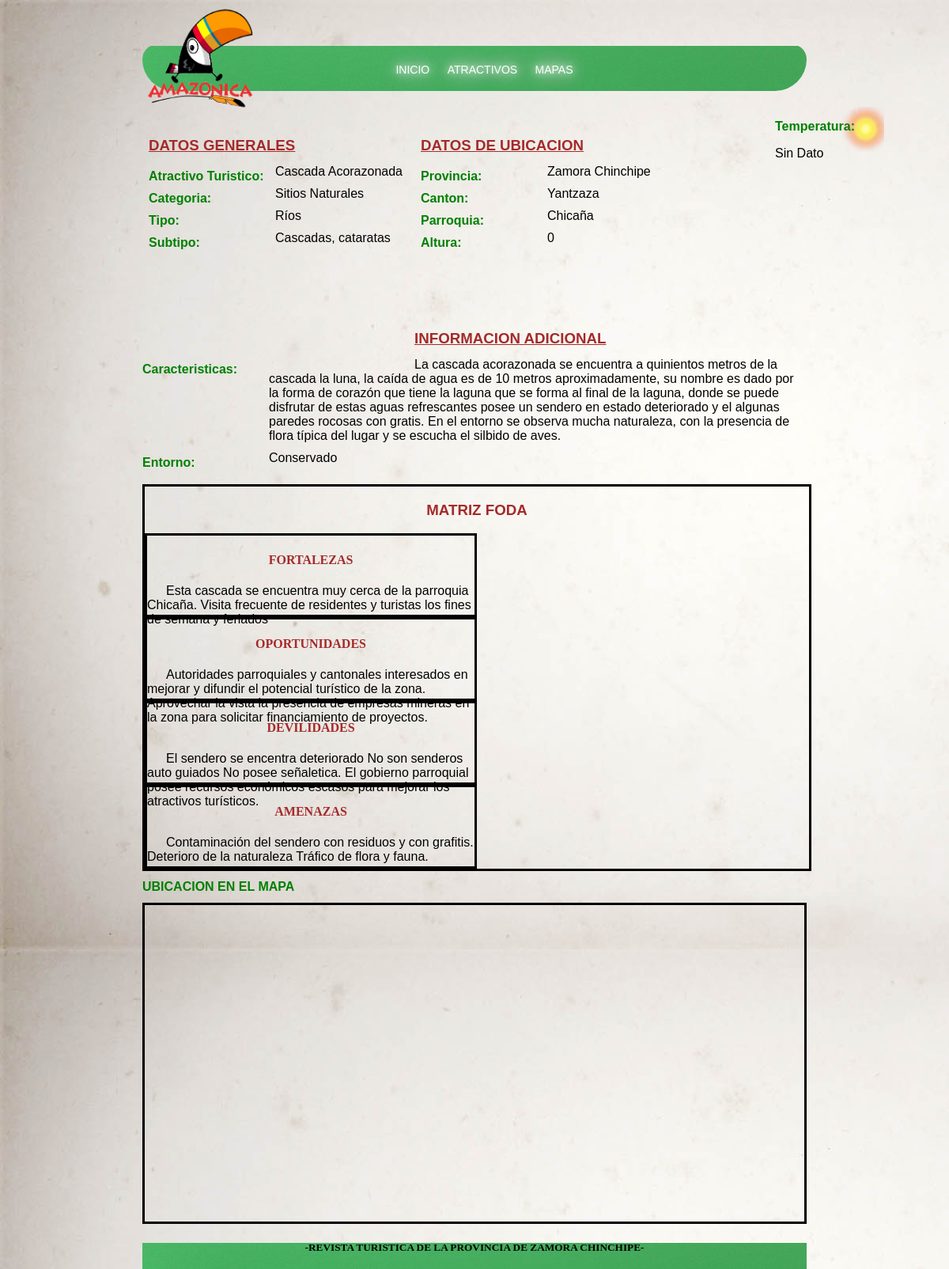
The app's page /Turismo/includes/detellatractivo.php?id=23 with its own data.
### tables this page shows
CREATE TABLE IF NOT EXISTS `Atractivo_Turistico` (
  `ID_Atractivo_Turistico` int(11) NOT NULL AUTO_INCREMENT,
  `Atractivo_Nombre` varchar(150) NOT NULL,
  `Atractivo_lat` varchar(50) DEFAULT NULL,
  `Atractivo_log` varchar(50) DEFAULT NULL,
  `Atractivo_Altura` int(10) DEFAULT NULL,
  `Atractivo_Temperatura` varchar(10) DEFAULT NULL,
  `Atractivo_Pluviometrica` varchar(100) DEFAULT NULL,
  `Atractivo_Caracteristicas` text,
  `Atractivo_Fortalezas` text,
  `Atractivo_Debilidades` text,
  `Atractivo_Ventajas` text,
  `Atractivo_Amenazas` text,
  `Calle` varchar(200) DEFAULT NULL,
  `Numero` int(11) DEFAULT NULL,
  `Transversal` varchar(200) DEFAULT NULL,
  `Conservacion_Usos` text,
  `Concervacion_Estado` varchar(50) DEFAULT NULL,
  `Estado_Conser_Causas` text,
  `Entorno_Estado` text,
  `Esta_Entor_Causas` text,
  PRIMARY KEY (`ID_Atractivo_Turistico`)
);

CREATE TABLE IF NOT EXISTS `Atractivo_Categoria` (
  `ID_Atractivo_Categoria` int(10) NOT NULL AUTO_INCREMENT,
  `A_Categoria` mediumtext,
  `Detalle_A_Categoria` varchar(150) DEFAULT NULL,
  PRIMARY KEY (`ID_Atractivo_Categoria`)
);

CREATE TABLE IF NOT EXISTS `Atractivo_Tipo` (
  `ID_Atrat_tipo` int(10) NOT NULL AUTO_INCREMENT,
  `ID_Atractivo_Categoria` int(10) DEFAULT NULL,
  `Categoria_Tipo` varchar(100) DEFAULT NULL,
  `Descripcion_cat_tipo` varchar(150) DEFAULT NULL,
  PRIMARY KEY (`ID_Atrat_tipo`),
  KEY `FK_Reference_33` (`ID_Atractivo_Categoria`)
);

CREATE TABLE IF NOT EXISTS `Atractivo_Subtipo` (
  `ID_Atractivo_Subtipo` int(10) NOT NULL AUTO_INCREMENT,
  `ID_Atrat_tipo` int(10) DEFAULT NULL,
  `A_Subtipo` varchar(50) DEFAULT NULL,
  `Detalle_A_Subtipo` varchar(100) DEFAULT NULL,
  PRIMARY KEY (`ID_Atractivo_Subtipo`),
  KEY `FK_Reference_34` (`ID_Atrat_tipo`)
);

CREATE TABLE IF NOT EXISTS `Provincia` (
  `ID_Provincia` int(11) NOT NULL,
  `Provincia_Nombre` varchar(100) DEFAULT NULL,
  PRIMARY KEY (`ID_Provincia`)
);

CREATE TABLE IF NOT EXISTS `Canton` (
  `ID_canton` int(11) NOT NULL,
  `Pro_ID_Provincia` int(11) DEFAULT NULL,
  `Canton_Nombre` varchar(150) DEFAULT NULL,
  PRIMARY KEY (`ID_canton`),
  KEY `FK_Reference_7` (`Pro_ID_Provincia`)
);

CREATE TABLE IF NOT EXISTS `Parroquia` (
  `ID_canton` int(11) NOT NULL,
  `ID_Parroquia` int(11) NOT NULL,
  `Parroquia_Nombre` varchar(200) DEFAULT NULL,
  PRIMARY KEY (`ID_Parroquia`),
  KEY `FK_Reference_8` (`ID_canton`)
);

### Turismo/dll/mysql.php (called while the page is built, shortened)
<?php
class DB_mysql
{
	var $servidor;
	var $usuario;
	var $clave;
	var $conexion_id=0;
	var $consulta_id=0;
	function conectar( $dbhost, $dbuser, $dbpass, $dbname){
		if ($dbhost != "") $this -> servidor=$dbhost;
		if ($dbuser != "") $this -> usuario=$dbuser;
		$this ->conexion_id = mysql_connect($this->servidor, $this->usuario, $this->clave);
		return $this->conexion_id;
	}
	function consulta($SQL){
		$this->consulta_id=mysql_query($SQL, $this ->conexion_id);
		return $this->consulta_id;
	}
	function numero_de_campos(){
		return mysql_num_fields($this->consulta_id);
	}
function consulta_lista(){
	while ( $row = mysql_fetch_array($this->consulta_id)) {
		for ($i=0; $i < $this->numero_de_campos() ; $i++) {
			$row[$i];
		}
		return $row;
	}
}
}
?>

### Turismo/includes/detellatractivo.php (the view, shortened to what this page needs)
<?php
include("../dll/config.php");
include("../dll/mysql.php");
?>
<!DOCTYPE html>
<html lang="es">
<head>
    <link href="../css/detellatractivo.css" rel="stylesheet" type="text/css" media="all" />
</head>
<body>
<NAV >
	<section id = "logo">
	<a href="index.php">	<img  src="../images/loro.png" alt="LOGO" /></a>
	</section>
	<section id = "menu_principal">
		<ul>
            <li><a href="../index.php">INICIO</a></li>
            <li><a href="atractivos.php">ATRACTIVOS</a></li>
            <li><a href="mapa.php">MAPAS</a></li>
        </ul>
	</section>
</NAV>
<section id = "contenedor">
<?php
extract($_GET);
$miconexion = new DB_mysql;
$miconexion->conectar( $dbhost, $dbuser, $dbpass, $dbname);
$query= "SELECT aa.`Atractivo_Nombre`,aa.`Atractivo_lat`,aa.`Atractivo_log`,aa.`Atractivo_Altura`,aa.`Atractivo_Temperatura`,
                  aa.`Atractivo_Caracteristicas`,aa.`Atractivo_Fortalezas`,aa.`Atractivo_Debilidades`,aa.`Atractivo_Ventajas`,
                  aa.`Atractivo_Amenazas`,ca.`Canton_Nombre`,pa.`Parroquia_Nombre`,aa.`Entorno_Estado`,po.`Provincia_Nombre`,cc.`A_Categoria`,
                  dd.`Categoria_Tipo`,ee.`A_Subtipo`
                   FROM `Atractivo_Turistico` aa,`Atractivo_Categoria` cc, `Atractivo_Tipo`dd, `Atractivo_Subtipo`ee, `Canton` ca,`Parroquia` pa,
                        `Provincia` po,`Atractivo_Detalle` ad, `Atractivo_Ubicacion` au
                  WHERE aa.`ID_Atractivo_Turistico`=$id and  ad.`ID_Atractivo_Turistico`=$id and cc.`ID_Atractivo_Categoria`= ad.`ID_Atractivo_Categoria`
                        and ad.`ID_Atrat_tipo` = dd.`ID_Atrat_tipo`and ee.`ID_Atractivo_Subtipo`= ad.`ID_Atractivo_Subtipo` and au.`ID_Atractivo_Turistico`=$id and
                        au.`ID_canton` = ca.`ID_canton` and au.`ID_Parroquia` = pa.`ID_Parroquia` and au.`ID_Provincia` = po.`ID_Provincia`;";
$miconexion->consulta($query);
$lista_res=$miconexion->consulta_lista();
?>
	<section id = "datos_generales">
             <H3>DATOS GENERALES</H3>
             <h1>Atractivo Turistico: </h1> <p><?php echo $lista_res[0]; ?></p>
             <h1>Categoria: </h1> <p> <?php echo $lista_res[14]; ?></p>
             <h1>Tipo: </h1>      <p> <?php echo $lista_res[15]; ?></p>
             <h1>Subtipo: </h1>	  <p> <?php echo $lista_res[16]; ?></p>
    </section>
    <section id = "ubicacion">
             <H3>DATOS DE UBICACION</H3>
             <h1>Provincia: </h1> <p> <?php echo $lista_res[13]; ?></p>
             <h1>Canton: </h1>    <p> <?php echo $lista_res[10]; ?></p>
             <h1>Parroquia: </h1> <p> <?php echo $lista_res[11]; ?></p>
             <h1>Altura: </h1>	  <p> <?php echo $lista_res[3]; ?></p>
    </section>
    <section id="temperatura">
             <h1>Temperatura: </h1> <p1>  <?php echo $lista_res[4]; ?></p1>
	</section>
	<section id = "caracteristicas">
             <H3>INFORMACION ADICIONAL</H3>
	         <h1>Caracteristicas: </h1> <p>  <?php echo $lista_res[5]; ?></p>
             <h1>Entorno: </h1> <p>  <?php echo $lista_res[12]; ?></p>
	</section>
	<section id = "foda">
        <H3>MATRIZ FODA</H3>
		<article id = "fortalezas">
			  <h1>FORTALEZAS</h1> <p2>  <?php echo $lista_res[6]; ?></p2>
		</article>
		<article id = "oportunidades">
			  <h1>OPORTUNIDADES</h1> <p2>  <?php echo $lista_res[8]; ?></p2>
		</article>
		<article id = "devilidades">
			  <h1>DEVILIDADES</h1> <p2>  <?php echo $lista_res[7]; ?></p2>
		</article>
		<article id = "amenazas">
			  <h1>AMENAZAS</h1> <p2>  <?php echo $lista_res[9]; ?></p2>
		</article>
	</section>
</section>
<H1> UBICACION EN EL MAPA  </H1>
<section id = "map-canvas">
</section>
<footer>
	<h5>-REVISTA TURISTICA DE LA PROVINCIA DE ZAMORA CHINCHIPE-</h5>
</footer>
</body>
</html>

### Turismo/css/detellatractivo.css (style rules this page uses)
body { width: 70%; height: 100%; margin:0 auto; background-image: url("../img/fondop.jpg"); font-family: Arial,Helvetica,sans-serif; }
#logo { margin-top: 0.5em; margin-left:0.2em; width: 30%; }
#menu_principal { background-image: url("../images/menu.png"); background-repeat:repeat-x; margin-top: -5.1em; padding-bottom: 0.1em; padding-top: 0.1em; border-radius: 45px 45px 95px 95px; text-shadow: 0 0 10px white, 0 0 20px white, 0 0 30px white, 0 0 40px white, 0 0 70px white, 0 0 80px white, 0 0 100px white, 0 0 150px white; }
#menu_principal li { display:inline-block; list-style:none; margin-top: 6px; font-size: 14px; }
#menu_principal ul { text-align: center; margin-left: -15px; }
#menu_principal a { padding-right: 9px; padding-left: 9px; list-style:none; color: white; text-decoration:none; }
h1 { font-size: 1em; color: green; }
h3 { text-decoration: underline; color: brown; }
#contenedor { margin-top: 2.5em; }
#contenedor p { font-size: 1em; margin-left: 10em; margin-top: -2.5em; }
#datos_generales { padding-left: 0.5em; width: 40%; height: 300px; float: left; }
#ubicacion { padding-left: 0.5em; width:40%; height: 300px; display: inline-block; }
#temperatura { margin-top: -20em; margin-left: 50em; width: 20%; height: 60px; display: inline-block; background-image: url("../images/clima.png"); }
#caracteristicas { margin-top: -3.5em; width: 100%; }
#foda { margin-top: 0.5em; width: 100%; border-style: solid; display: inline-block; }
#foda h3 { text-decoration: none; text-align: center; }
#foda article { float: left; width: 49.3%; height: 100px; border-style: solid; }
#foda article h1 { color: brown; text-align: center; font-family: cursive; }
#foda article p2 { margin-left: 1.5em; font-size: 1em; }
#map-canvas { height: 50%; margin: 0px; padding: 0px; border-style: solid; }
footer { font-family: cursive; margin-top: 0.5em; width: 100%; height: 35px; background-image: url("../images/menu.png"); text-align: center; }

### records on screen
atractivo_turistico: Atractivo_Nombre "Cascada Acorazonada", atractivo_categoria.A_Categoria "Sitios Naturales", atractivo_tipo.Categoria_Tipo "Ríos", atractivo_subtipo.A_Subtipo "Cascadas, cataratas", provincia.Provincia_Nombre "Zamora Chinchipe", canton.Canton_Nombre "Yantzaza", parroquia.Parroquia_Nombre "Chicaña", Atractivo_Altura "0", Atractivo_Temperatura "Sin Dato", Atractivo_Caracteristicas "La cascada acorazonada se encuentra a quinientos metros de la cascada la luna, la caída de agua es de 10 metros aproximadamente, su nombre es dado por la forma de corazón que tiene la laguna que se forma al final de la laguna, donde se puede disfrutar de estas aguas refrescantes posee un sendero en estado deteriorado y el algunas paredes rocosas con gratis. En el entorno se observa mucha naturaleza, con la presencia de flora típica del lugar y se escucha el silbido de aves.", Entorno_Estado "Conservado", Atractivo_Fortalezas "Esta cascada se encuentra muy cerca de la parroquia Chicaña. Visita frecuente de residentes y turistas los fines de semana y feriados", Atractivo_Ventajas "Autoridades parroquiales y cantonales interesados en mejorar y difundir el potencial turístico de la zona. Aprovechar la vista la presencia de empresas mineras en la zona para solicitar financiamiento de proyectos.", Atractivo_Debilidades "El sendero se encentra deteriorado No son senderos auto guiados No posee señaletica. El gobierno parroquial posee recursos económicos escasos para mejorar los atractivos turísticos.", Atractivo_Amenazas "Contaminación del sendero con residuos y con grafitis. Deterioro de la naturaleza Tráfico de flora y fauna."
